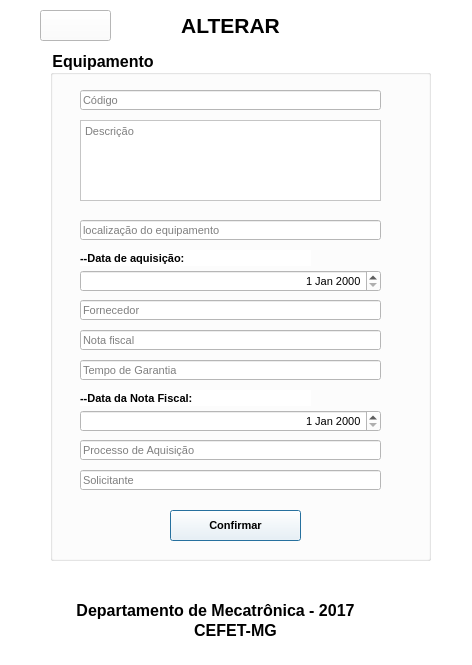
<?xml version="1.0" encoding="UTF-8"?>
<ui version="4.0">
 <class>AlterarEquip</class>
 <widget class="QDialog" name="AlterarEquip">
  <property name="geometry">
   <rect>
    <x>0</x>
    <y>0</y>
    <width>472</width>
    <height>665</height>
   </rect>
  </property>
  <property name="windowTitle">
   <string>Dialog</string>
  </property>
  <property name="styleSheet">
   <string notr="true">background-color: rgb(255, 255, 255);</string>
  </property>
  <widget class="QGroupBox" name="groupBox">
   <property name="geometry">
    <rect>
     <x>50</x>
     <y>50</y>
     <width>381</width>
     <height>511</height>
    </rect>
   </property>
   <property name="font">
    <font>
     <pointsize>12</pointsize>
     <weight>75</weight>
     <bold>true</bold>
    </font>
   </property>
   <property name="title">
    <string>Equipamento</string>
   </property>
   <widget class="QLineEdit" name="lineEdit">
    <property name="geometry">
     <rect>
      <x>30</x>
      <y>40</y>
      <width>301</width>
      <height>20</height>
     </rect>
    </property>
    <property name="font">
     <font>
      <pointsize>8</pointsize>
      <weight>50</weight>
      <bold>false</bold>
     </font>
    </property>
    <property name="placeholderText">
     <string>Código</string>
    </property>
   </widget>
   <widget class="QTextEdit" name="textEdit">
    <property name="geometry">
     <rect>
      <x>30</x>
      <y>70</y>
      <width>301</width>
      <height>81</height>
     </rect>
    </property>
    <property name="font">
     <font>
      <pointsize>8</pointsize>
      <weight>50</weight>
      <bold>false</bold>
     </font>
    </property>
    <property name="placeholderText">
     <string>Descrição</string>
    </property>
   </widget>
   <widget class="QLineEdit" name="lineEdit_2">
    <property name="geometry">
     <rect>
      <x>30</x>
      <y>250</y>
      <width>301</width>
      <height>20</height>
     </rect>
    </property>
    <property name="font">
     <font>
      <pointsize>8</pointsize>
      <weight>50</weight>
      <bold>false</bold>
     </font>
    </property>
    <property name="placeholderText">
     <string>Fornecedor </string>
    </property>
   </widget>
   <widget class="QLineEdit" name="lineEdit_3">
    <property name="geometry">
     <rect>
      <x>30</x>
      <y>280</y>
      <width>301</width>
      <height>20</height>
     </rect>
    </property>
    <property name="font">
     <font>
      <pointsize>8</pointsize>
      <weight>50</weight>
      <bold>false</bold>
     </font>
    </property>
    <property name="placeholderText">
     <string>Nota fiscal</string>
    </property>
   </widget>
   <widget class="QPushButton" name="pushButton">
    <property name="geometry">
     <rect>
      <x>120</x>
      <y>460</y>
      <width>131</width>
      <height>31</height>
     </rect>
    </property>
    <property name="font">
     <font>
      <pointsize>8</pointsize>
      <weight>75</weight>
      <bold>true</bold>
     </font>
    </property>
    <property name="text">
     <string>Confirmar</string>
    </property>
   </widget>
   <widget class="QDateEdit" name="dateEdit">
    <property name="geometry">
     <rect>
      <x>30</x>
      <y>220</y>
      <width>301</width>
      <height>22</height>
     </rect>
    </property>
    <property name="font">
     <font>
      <pointsize>8</pointsize>
      <weight>50</weight>
      <bold>false</bold>
     </font>
    </property>
    <property name="alignment">
     <set>Qt::AlignRight|Qt::AlignTrailing|Qt::AlignVCenter</set>
    </property>
   </widget>
   <widget class="QLabel" name="label_5">
    <property name="geometry">
     <rect>
      <x>30</x>
      <y>200</y>
      <width>231</width>
      <height>16</height>
     </rect>
    </property>
    <property name="font">
     <font>
      <pointsize>8</pointsize>
      <weight>75</weight>
      <bold>true</bold>
     </font>
    </property>
    <property name="text">
     <string>--Data de aquisição:</string>
    </property>
   </widget>
   <widget class="QLineEdit" name="lineEdit_4">
    <property name="geometry">
     <rect>
      <x>30</x>
      <y>310</y>
      <width>301</width>
      <height>20</height>
     </rect>
    </property>
    <property name="font">
     <font>
      <pointsize>8</pointsize>
      <weight>50</weight>
      <bold>false</bold>
     </font>
    </property>
    <property name="placeholderText">
     <string>Tempo de Garantia</string>
    </property>
   </widget>
   <widget class="QDateEdit" name="dateEdit_2">
    <property name="geometry">
     <rect>
      <x>30</x>
      <y>360</y>
      <width>301</width>
      <height>22</height>
     </rect>
    </property>
    <property name="font">
     <font>
      <pointsize>8</pointsize>
      <weight>50</weight>
      <bold>false</bold>
     </font>
    </property>
    <property name="alignment">
     <set>Qt::AlignRight|Qt::AlignTrailing|Qt::AlignVCenter</set>
    </property>
   </widget>
   <widget class="QLabel" name="label_6">
    <property name="geometry">
     <rect>
      <x>30</x>
      <y>340</y>
      <width>231</width>
      <height>16</height>
     </rect>
    </property>
    <property name="font">
     <font>
      <pointsize>8</pointsize>
      <weight>75</weight>
      <bold>true</bold>
     </font>
    </property>
    <property name="text">
     <string>--Data da Nota Fiscal:</string>
    </property>
   </widget>
   <widget class="QLineEdit" name="lineEdit_5">
    <property name="geometry">
     <rect>
      <x>30</x>
      <y>390</y>
      <width>301</width>
      <height>20</height>
     </rect>
    </property>
    <property name="font">
     <font>
      <pointsize>8</pointsize>
      <weight>50</weight>
      <bold>false</bold>
     </font>
    </property>
    <property name="placeholderText">
     <string>Processo de Aquisição</string>
    </property>
   </widget>
   <widget class="QLineEdit" name="lineEdit_6">
    <property name="geometry">
     <rect>
      <x>30</x>
      <y>420</y>
      <width>301</width>
      <height>20</height>
     </rect>
    </property>
    <property name="font">
     <font>
      <pointsize>8</pointsize>
      <weight>50</weight>
      <bold>false</bold>
     </font>
    </property>
    <property name="placeholderText">
     <string>Solicitante</string>
    </property>
   </widget>
   <widget class="QLineEdit" name="lineEdit_7">
    <property name="geometry">
     <rect>
      <x>30</x>
      <y>170</y>
      <width>301</width>
      <height>20</height>
     </rect>
    </property>
    <property name="font">
     <font>
      <pointsize>8</pointsize>
      <weight>50</weight>
      <bold>false</bold>
     </font>
    </property>
    <property name="placeholderText">
     <string>localização do equipamento</string>
    </property>
   </widget>
  </widget>
  <widget class="QLabel" name="label_4">
   <property name="geometry">
    <rect>
     <x>0</x>
     <y>620</y>
     <width>471</width>
     <height>20</height>
    </rect>
   </property>
   <property name="font">
    <font>
     <pointsize>12</pointsize>
     <weight>75</weight>
     <bold>true</bold>
    </font>
   </property>
   <property name="text">
    <string>CEFET-MG</string>
   </property>
   <property name="alignment">
    <set>Qt::AlignCenter</set>
   </property>
  </widget>
  <widget class="QLabel" name="label_3">
   <property name="geometry">
    <rect>
     <x>0</x>
     <y>600</y>
     <width>431</width>
     <height>20</height>
    </rect>
   </property>
   <property name="font">
    <font>
     <pointsize>12</pointsize>
     <weight>75</weight>
     <bold>true</bold>
    </font>
   </property>
   <property name="text">
    <string>Departamento de Mecatrônica - 2017</string>
   </property>
   <property name="alignment">
    <set>Qt::AlignCenter</set>
   </property>
  </widget>
  <widget class="QLabel" name="label">
   <property name="geometry">
    <rect>
     <x>0</x>
     <y>10</y>
     <width>461</width>
     <height>31</height>
    </rect>
   </property>
   <property name="font">
    <font>
     <pointsize>16</pointsize>
     <weight>75</weight>
     <bold>true</bold>
    </font>
   </property>
   <property name="text">
    <string>ALTERAR</string>
   </property>
   <property name="alignment">
    <set>Qt::AlignCenter</set>
   </property>
  </widget>
  <widget class="QPushButton" name="pushButton_3">
   <property name="geometry">
    <rect>
     <x>40</x>
     <y>10</y>
     <width>71</width>
     <height>31</height>
    </rect>
   </property>
   <property name="minimumSize">
    <size>
     <width>61</width>
     <height>31</height>
    </size>
   </property>
   <property name="maximumSize">
    <size>
     <width>100</width>
     <height>100</height>
    </size>
   </property>
   <property name="styleSheet">
    <string notr="true">background-image: url(:/img/img/voltar.png);</string>
   </property>
   <property name="text">
    <string/>
   </property>
  </widget>
 </widget>
 <resources/>
 <connections>
  <connection>
   <sender>pushButton_3</sender>
   <signal>clicked()</signal>
   <receiver>AlterarEquip</receiver>
   <slot>close()</slot>
   <hints>
    <hint type="sourcelabel">
     <x>77</x>
     <y>24</y>
    </hint>
    <hint type="destinationlabel">
     <x>24</x>
     <y>62</y>
    </hint>
   </hints>
  </connection>
 </connections>
</ui>
